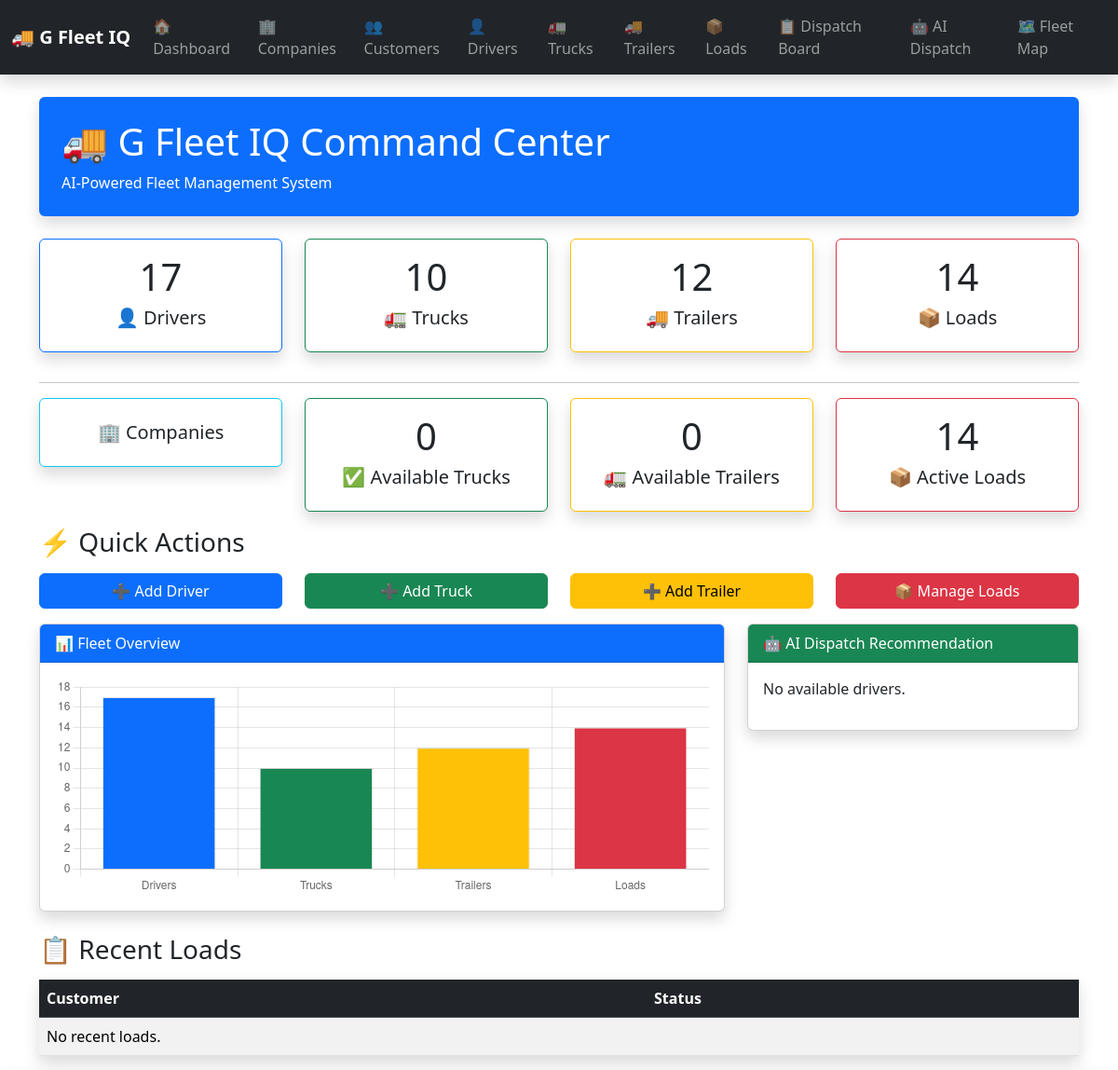
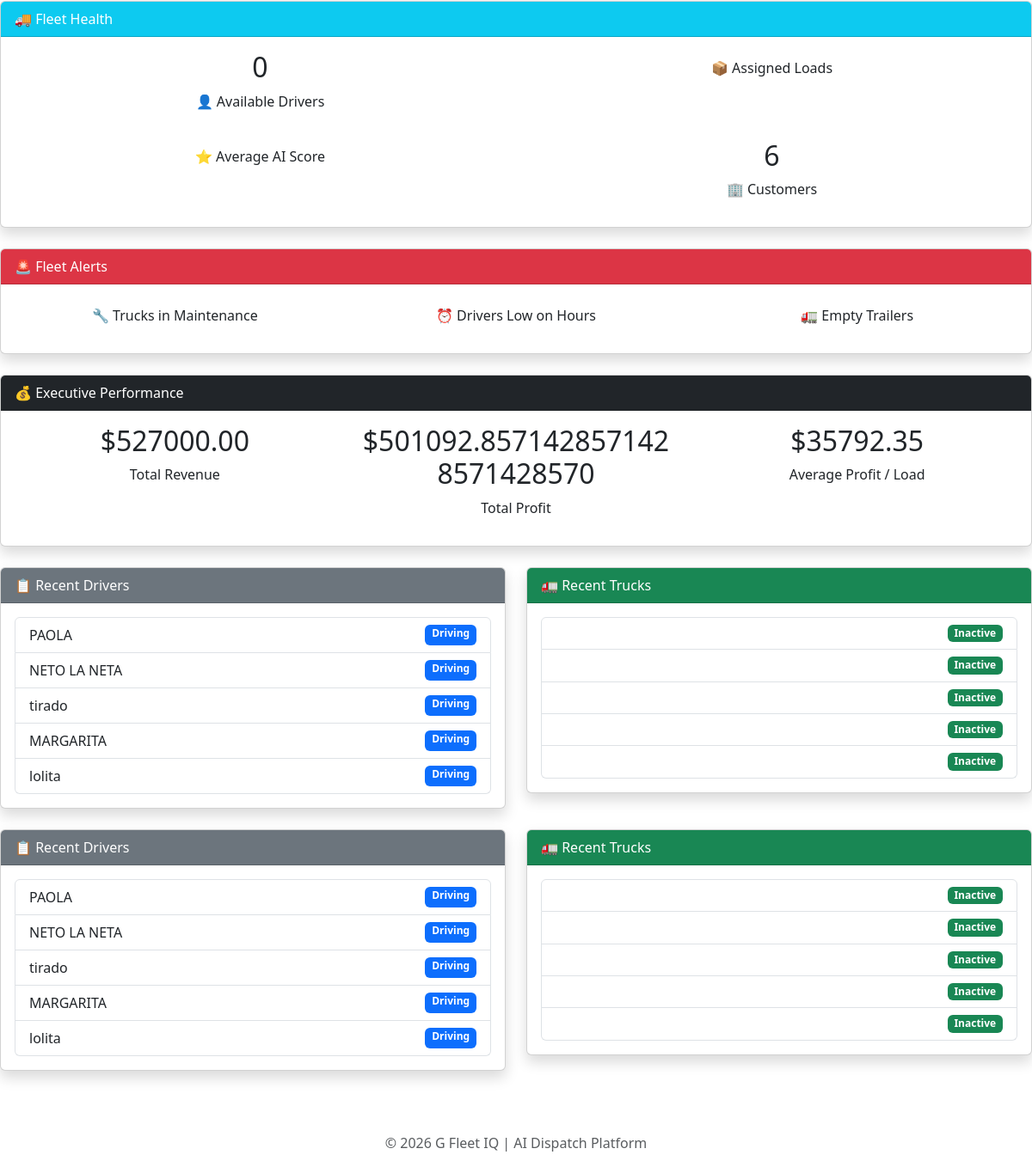
The page / on the database its author committed (2 pictures, top to bottom).
### fleet/models.py (models this page shows, shortened)
class Driver(models.Model):
    STATUS_CHOICES=[("Available","Available"),("Driving","Driving"),("Off Duty","Off Duty"),("On Break","On Break")]
    name=models.CharField(max_length=100)
    location=models.CharField(max_length=200,blank=True,default="")
    latitude = models.FloatField(
    default=39.7684
)
    longitude = models.FloatField(
    default=-86.1581
)
    available=models.BooleanField(default=True)
    status=models.CharField(max_length=20,choices=STATUS_CHOICES,default="Available")
    truck_capacity=models.IntegerField(default=53000)
    hours_remaining=models.IntegerField(default=11)
    phone=models.CharField(max_length=20,blank=True,default="")
    ai_score=models.IntegerField(default=0)
    miles_today=models.IntegerField(default=0)
    loads_completed=models.IntegerField(default=0)
    fuel_efficiency=models.FloatField(default=7.0)
    shift_start=models.TimeField(null=True,blank=True)
    shift_end=models.TimeField(null=True,blank=True)
    home_terminal=models.CharField(max_length=100,blank=True,default="")
    truck=models.ForeignKey(Truck,on_delete=models.SET_NULL,null=True,blank=True)
    company=models.ForeignKey(Company,on_delete=models.CASCADE,related_name="drivers",null=True,blank=True)

class Truck(models.Model):
    unit_number = models.CharField(max_length=50)
    capacity = models.IntegerField(default=40000)
    active = models.BooleanField(default=True)
    latitude = models.FloatField(default=39.7684)
    longitude = models.FloatField(default=-86.1581)
    company = models.ForeignKey(Company,on_delete=models.CASCADE,related_name="trucks",null=True,blank=True)

### dashboard/views.py (the view)
# urls.py: path("", views.home, name="home"),
def home(request):
    all_loads = list(Load.objects.all())
    total_revenue = 0
    total_profit = 0
    for load in all_loads:
        result = calculate_load_profit(load)
        total_revenue += result["revenue"]
        total_profit += result["profit"]
    average_profit = (
        total_profit / len(all_loads)
        if all_loads
        else 0
    )
    context = {
        "drivers": Driver.objects.count(),
        "trucks": Truck.objects.count(),
        "trailers": Trailer.objects.count(),
        "loads": Load.objects.count(),
        "customers": Customer.objects.count(),
        "available_drivers": Driver.objects.filter(
            available=True
        ).count(),
        "available_trucks": Truck.objects.filter(
            active=True
        ).count(),
        "available_trailers": Trailer.objects.filter(
            available=True
        ).count(),
        "available_loads": Load.objects.filter(
            status="Available"
        ).count(),
        "active_loads": Load.objects.filter(
            status="Assigned"
        ).count(),
        "recent_drivers": Driver.objects.order_by(
            "-id"
        )[:5],
        "recent_trucks": Truck.objects.order_by(
            "-id"
        )[:5],
        "total_revenue": total_revenue,
        "total_profit": total_profit,
        "average_profit": average_profit,
    }
    return render(
        request,
        "dashboard/home.html",
        context,
    )

### dashboard/templates/dashboard/home.html (shortened to what this page needs)
{% extends "dashboard/base.html" %}
{% block content %}
<div class="p-4 mb-4 bg-primary text-white rounded shadow">
    <h1>🚚 G Fleet IQ Command Center</h1>
    <p class="mb-0">
        AI-Powered Fleet Management System
    </p>
</div>
<div class="row">
    <div class="col-md-3 mb-3">
        <a href="{% url 'drivers' %}" class="text-decoration-none">
            <div class="card shadow border-primary text-center">
                <div class="card-body">
                    <h1>{{ drivers }}</h1>
                    <h5 class="text-dark">👤 Drivers</h5>
                </div>
            </div>
        </a>
    </div>
    <div class="col-md-3 mb-3">
        <a href="{% url 'trucks' %}" class="text-decoration-none">
            <div class="card shadow border-success text-center">
                <div class="card-body">
                    <h1>{{ trucks }}</h1>
                    <h5 class="text-dark">🚛 Trucks</h5>
                </div>
            </div>
        </a>
    </div>
    <div class="col-md-3 mb-3">
        <a href="{% url 'trailers' %}" class="text-decoration-none">
            <div class="card shadow border-warning text-center">
                <div class="card-body">
                    <h1>{{ trailers }}</h1>
                    <h5 class="text-dark">🚚 Trailers</h5>
                </div>
            </div>
        </a>
    </div>
    <div class="col-md-3 mb-3">
        <a href="{% url 'loads' %}" class="text-decoration-none">
            <div class="card shadow border-danger text-center">
                <div class="card-body">
                    <h1>{{ loads }}</h1>
                    <h5 class="text-dark">📦 Loads</h5>
                </div>
            </div>
        </a>
    </div>
</div>
<hr>
<div class="row mt-3">
    <div class="col-md-3 mb-3">
        <a href="{% url 'companies' %}" class="text-decoration-none">
            <div class="card shadow border-info text-center">
                <div class="card-body">
                    <h5 class="text-dark">🏢 Companies</h5>
                </div>
            </div>
        </a>
    </div>
    <div class="col-md-3 mb-3">
        <a href="{% url 'trucks' %}" class="text-decoration-none">
            <div class="card shadow border-success text-center">
                <div class="card-body">
                    <h1>{{ available_trucks }}</h1>
                    <h5 class="text-dark">✅ Available Trucks</h5>
                </div>
            </div>
        </a>
    </div>
    <div class="col-md-3 mb-3">
        <a href="{% url 'trailers' %}" class="text-decoration-none">
            <div class="card shadow border-warning text-center">
                <div class="card-body">
                    <h1>{{ available_trailers }}</h1>
                    <h5 class="text-dark">🚛 Available Trailers</h5>
                </div>
            </div>
        </a>
    </div>
    <div class="col-md-3 mb-3">
        <a href="{% url 'loads' %}" class="text-decoration-none">
            <div class="card shadow border-danger text-center">
                <div class="card-body">
                    <h1>{{ active_loads }}</h1>
                    <h5 class="text-dark">📦 Active Loads</h5>
                </div>
            </div>
        </a>
    </div>
</div>
<h3 class="mb-3">⚡ Quick Actions</h3>
<div class="row">
    <div class="col-md-3 mb-3">
        <a href="{% url 'add_driver' %}" class="btn btn-primary w-100">
            ➕ Add Driver
        </a>
    </div>
    <div class="col-md-3 mb-3">
        <a href="{% url 'add_truck' %}" class="btn btn-success w-100">
            ➕ Add Truck
        </a>
    </div>
    <div class="col-md-3 mb-3">
        <a href="{% url 'add_trailer' %}" class="btn btn-warning w-100">
            ➕ Add Trailer
        </a>
    </div>
    <div class="col-md-3 mb-3">
        <a href="{% url 'loads' %}" class="btn btn-danger w-100">
            📦 Manage Loads
        </a>
    </div>
</div>
<div class="row">
    <div class="col-lg-8">
        <div class="card shadow mb-4">
            <div class="card-header bg-primary text-white">
                📊 Fleet Overview
            </div>
            <div class="card-body">
                <canvas id="fleetChart" height="100"></canvas>
            </div>
        </div>
    </div>
    <div class="col-lg-4">
        <div class="card shadow mb-4">
            <div class="card-header bg-success text-white">
                🤖 AI Dispatch Recommendation
            </div>
            <div class="card-body">
                {% if recommended_driver %}
                    <h4>{{ recommended_driver.name }}</h4>
                    <p><strong>AI Score:</strong> {{ recommended_driver.ai_score }}/100</p>
                    <p><strong>Hours Remaining:</strong> {{ recommended_driver.hours_remaining }}</p>
                    <a href="{% url 'dispatch_board' %}" class="btn btn-success w-100">
                        🚚 Open Dispatch Board
                    </a>
                {% else %}
                    <p>No available drivers.</p>
                {% endif %}
            </div>
        </div>
    </div>
</div>
<h3 class="mb-3">📋 Recent Loads</h3>
<table class="table table-striped shadow">
    <thead class="table-dark">
        <tr>
            <th>Customer</th>
            <th>Status</th>
        </tr>
    </thead>
    <tbody>
    {% for load in recent_loads %}
        <tr>
            <td>{{ load.customer }}</td>
            <td>{{ load.status }}</td>
        </tr>
    {% empty %}
        <tr>
            <td colspan="2">No recent loads.</td>
        </tr>
    {% endfor %}
    </tbody>
</table>
<script>
const ctx = document.getElementById("fleetChart");
new Chart(ctx, {
    type: "bar",
    data: {
        labels: [
            "Drivers",
            "Trucks",
            "Trailers",
            "Loads"
        ],
        datasets: [{
            label: "Fleet Overview",
            data: [
                {{ drivers }},
                {{ trucks }},
                {{ trailers }},
                {{ loads }}
            ],
            backgroundColor: [
                "#0d6efd",
                "#198754",
                "#ffc107",
                "#dc3545"
            ],
            borderWidth: 1
        }]
    },
        options: {
        responsive: true,
        plugins: {
            legend: {
                display: false
            }
        },
        scales: {
            y: {
                beginAtZero: true
            }
        }
    }
});
</script>
</div>
<div class="card shadow mb-4">
    <div class="card-header bg-info text-white">
        🚚 Fleet Health
    </div>
    <div class="card-body">
        <div class="row text-center">
            <div class="col-6">
                <h2>{{ available_drivers }}</h2>
                <p>👤 Available Drivers</p>
            </div>
            <div class="col-6">
                <p>📦 Assigned Loads</p>
            </div>
            <div class="col-6 mt-3">
                <p>⭐ Average AI Score</p>
            </div>
            <div class="col-6 mt-3">
                <h2>{{ customers }}</h2>
                <p>🏢 Customers</p>
            </div>
        </div>
    </div>
</div>
<div class="card shadow mb-4">
    <div class="card-header bg-danger text-white">
        🚨 Fleet Alerts
    </div>
    <div class="card-body">
        <div class="row text-center">
            <div class="col-md-4">
                <p>🔧 Trucks in Maintenance</p>
            </div>
            <div class="col-md-4">
                <p>⏰ Drivers Low on Hours</p>
            </div>
            <div class="col-md-4">
                <p>🚛 Empty Trailers</p>
            </div>
        </div>
    </div>
</div>
<div class="card shadow mb-4">
    <div class="card-header bg-dark text-white">
        💰 Executive Performance
    </div>
    <div class="card-body">
        <div class="row text-center">
            <div class="col-md-4">
                <h2>${{ total_revenue }}</h2>
                <p>Total Revenue</p>
            </div>
            <div class="col-md-4">
                <h2>${{ total_profit }}</h2>
                <p>Total Profit</p>
            </div>
            <div class="col-md-4">
                <h2>${{ average_profit|floatformat:2 }}</h2>
                <p>Average Profit / Load</p>
            </div>
        </div>
    </div>
</div>
<div class="row">
    <div class="col-lg-6">
        <div class="card shadow mb-4">
            <div class="card-header bg-secondary text-white">
                📋 Recent Drivers
            </div>
            <div class="card-body">
                <ul class="list-group">
                    {% for driver in recent_drivers %}
                    <li class="list-group-item d-flex justify-content-between">
                        <span>{{ driver.name }}</span>
                        <span class="badge bg-primary">{{ driver.status }}</span>
                    </li>
                    {% empty %}
                    <li class="list-group-item">No drivers found.</li>
                    {% endfor %}
                </ul>
            </div>
        </div>
    </div>
    <div class="col-lg-6">
        <div class="card shadow mb-4">
            <div class="card-header bg-success text-white">
                🚛 Recent Trucks
            </div>
            <div class="card-body">
                <ul class="list-group">
                    {% for truck in recent_trucks %}
                    <li class="list-group-item d-flex justify-content-between">
                        <span class="badge bg-success">
                            {% if truck.active %}
                                Active
                            {% else %}
                                Inactive
                            {% endif %}
                        </span>
                    </li>
                    {% empty %}
                    <li class="list-group-item">No trucks found.</li>
                    {% endfor %}
                </ul>
            </div>
        </div>
    </div>
</div>
<div class="row">
    <div class="col-lg-6">
        <div class="card shadow mb-4">
            <div class="card-header bg-secondary text-white">
                📋 Recent Drivers
            </div>
            <div class="card-body">
                <ul class="list-group">
                    {% for driver in recent_drivers %}
                    <li class="list-group-item d-flex justify-content-between">
                        <span>{{ driver.name }}</span>
                        <span class="badge bg-primary">{{ driver.status }}</span>
                    </li>
                    {% empty %}
                    <li class="list-group-item">No drivers found.</li>
                    {% endfor %}
                </ul>
            </div>
        </div>
    </div>
    <div class="col-lg-6">
        <div class="card shadow mb-4">
            <div class="card-header bg-success text-white">
                🚛 Recent Trucks
            </div>
            <div class="card-body">
                <ul class="list-group">
                    {% for truck in recent_trucks %}
                    <li class="list-group-item d-flex justify-content-between">
                        <span class="badge bg-success">
                            {% if truck.active %}
                                Active
                            {% else %}
                                Inactive
                            {% endif %}
                        </span>
                    </li>
                    {% empty %}
                    <li class="list-group-item">No trucks found.</li>
                    {% endfor %}
                </ul>
            </div>
        </div>
    </div>
</div>
{% endblock %}

### rows shown on the page
Driver: name "PAOLA", status "Driving"
Driver: name "NETO LA NETA", status "Driving"
Driver: name "tirado", status "Driving"
Driver: name "MARGARITA", status "Driving"
Driver: name "lolita", status "Driving"
Truck: active "Inactive"
Truck: active "Inactive"
Truck: active "Inactive"
Truck: active "Inactive"
Truck: active "Inactive"

### other values the page prints
{{ drivers }} "17"
{{ trucks }} "10"
{{ trailers }} "12"
{{ loads }} "14"
{{ available_trucks }} "0"
{{ available_trailers }} "0"
{{ active_loads }} "14"
{{ available_drivers }} "0"
{{ customers }} "6"
{{ total_revenue }} "527000.00"
{{ total_profit }} "501092.8571428571428571428570"
{{ average_profit|floatformat:2 }} "35792.35"
chart data {{ drivers }} 17
chart data {{ trucks }} 10
chart data {{ trailers }} 12
